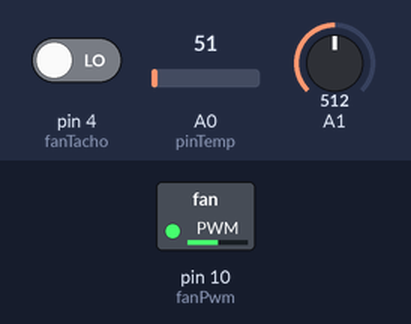
The sketch below on a simulated Arduino Uno, built with avr-gcc and run on an emulated ATmega328P. On the bench: switched loads named in the sketch (green lamp = pin HIGH). The inputs (shaded band) are chosen by the test bench; at power-on: A1 = 512, pin 4 (fanTacho) LOW, A0 (pinTemp) = 51. What the sketch prints to the serial monitor is not drawn.

Above: at 1.2 s.
1.3 s: A1 set to 716
At 2.3 s:
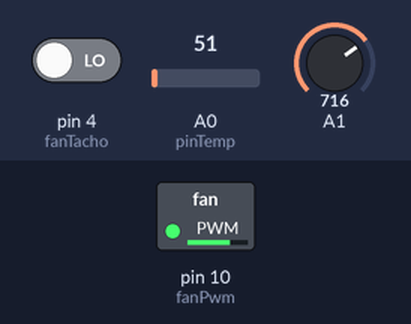
2.8 s: A1 set to 900
At 4.4 s:
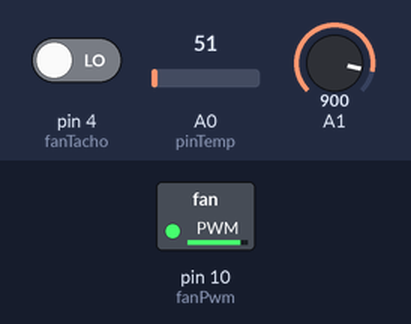
5.4 s: A1 set to 122
At 7.7 s:
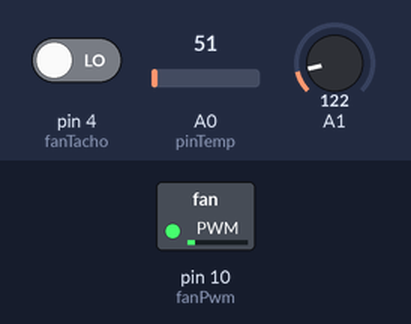
8.0 s: A1 set to 0
At 9.8 s:
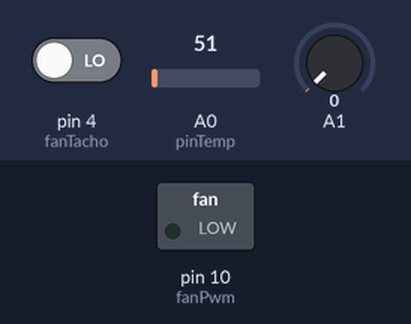
Timing chart, 0 to 11.3 s (numbered marks = the images above; inputs shaded):
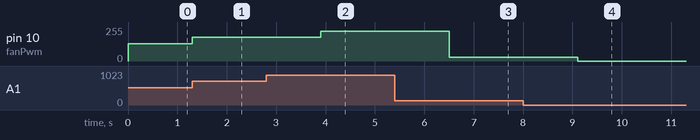

Measured:
- after the input at 1.3 s, pin 10 (fanPwm): 128/255 → 179/255 at once
- after the input at 2.8 s, pin 10 (fanPwm): 179/255 → 225/255 after 1.1 s
- after the input at 5.4 s, pin 10 (fanPwm): 225/255 → 30/255 after 1.1 s
- after the input at 8.0 s, pin 10 (fanPwm): 30/255 → 0/255 after 1.1 s

The sketch:

PWM2.ino
```cpp
const int pinTemp=A0;
const int fanTacho=4;
const int fanPwm=10;
int del=300;

float temp(int val, int val0, float temp0, int val1, float temp1)
{
  return (((temp1-temp0)*(val-val0))/(val1-val0))+temp0;
}

void setup()
{
  Serial.begin(9600);

  pinMode(fanTacho,INPUT);
  pinMode(fanPwm,OUTPUT);
  pinMode(pinTemp,INPUT);
  pinMode(4,INPUT);


    //Modificar frecuencia PWM
    //Setting Divisor Frequency
    //0x01 1 31250
    //0x02 8 3906.25
    //0x03 64 488.28125
    //0x04 256 122.0703125
    //0x05 1024 30.517578125
    //TCCR1B = TCCR1B & 0b11111000 | <setting>;
    //Configuro el PWM a 30 kHz.
    TCCR1B=TCCR1B & 0b11111000 | 0x01;
}

float TachoRead()
{
  long Tk=0;
  boolean LastHIGH=true;
  unsigned long LastMillis=millis();
  while((millis()-LastMillis)<1000)//300 milisegundos
  {
    //if(pulseIn(fanTacho,HIGH,50)>0)
    if(digitalRead(fanTacho)==HIGH)
    {
      if(LastHIGH==false)
      {
        LastHIGH=true;
        Tk++;
      }
    }
    else
    {
      LastHIGH=false;
    }
  }
  int DeltaMillis=(millis()-LastMillis);
  //Serial.print(Tk);
  //Serial.print(";");
  //Serial.println(DeltaMillis);
  return (30000.0*Tk)/(DeltaMillis);
}

void loop()
{
  int sensorValTemp=analogRead(pinTemp);
  int sensorValPot=analogRead(A1);
  analogWrite(fanPwm,sensorValPot/4);

  //Serial.print("Potenciometro = ");
  //Serial.println(sensorValPot);

  //Serial.print("PWM analogWrite = ");
  //Serial.println(sensorValPot/4);

  //Serial.print("Temperatura = ");
  float grados=temp(sensorValTemp,275,0,480,22.2);
  //Serial.println(grados);

  Serial.print("1_");
  Serial.print(grados);
  Serial.print("_");
  Serial.print(TachoRead());
  Serial.print("_");
  Serial.println(((sensorValPot/4)/255.0)*100);
  /*Serial.print(millis());
  Serial.print(";");
  Serial.println(digitalRead(fanTacho));*/
  delay(del);
}
```
